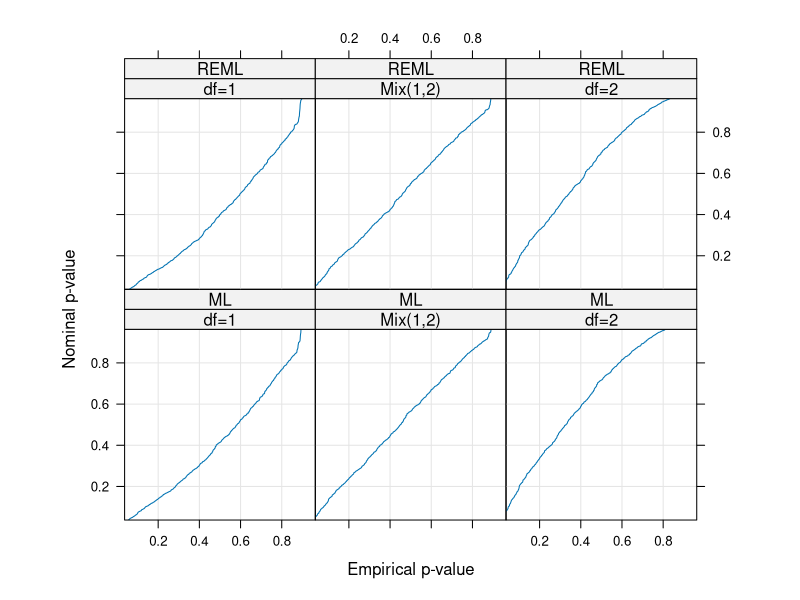
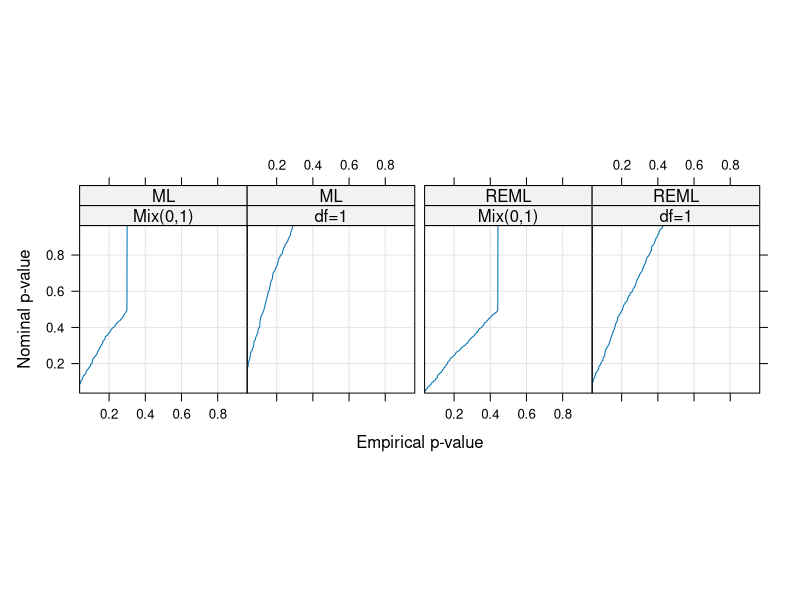
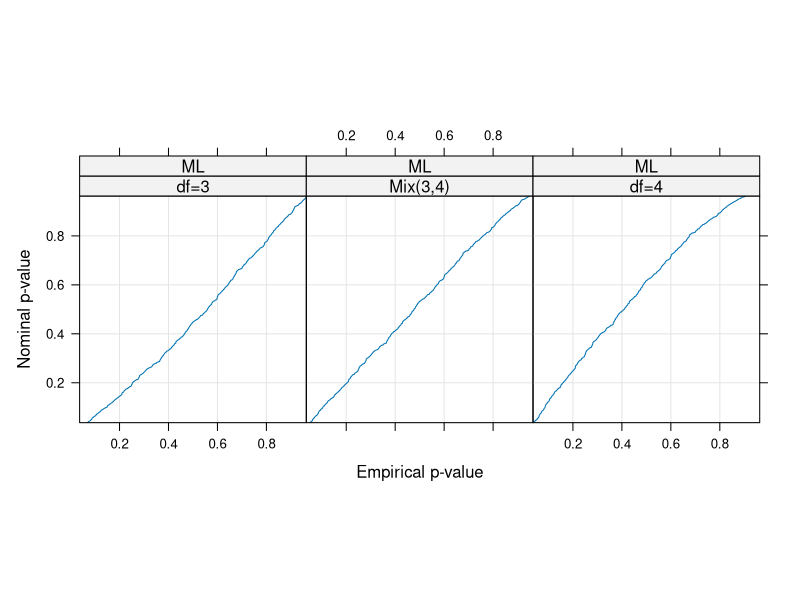

The R source for these figures, in order: (Note: this script raises an error after producing the figures.)
#-*- R -*-

library( nlme )
options( width = 65, digits = 5 )
options( contrasts = c(unordered = "contr.helmert",
         ordered = "contr.poly") )
pdf( file = 'ch02.pdf' )

# Chapter 2    Theory and Computational Methods for Linear Mixed-Effects Models

# 2.2   Likelihood Estimation for LME Models

Xmat <- matrix( c(1, 1, 1, 1, 8, 10, 12, 14), ncol = 2 )
Xmat
Xqr <- qr( Xmat )               # creates a QR structure
qr.R( Xqr )                     # returns R
qr.Q( Xqr )                     # returns Q-truncated
qr.Q( Xqr, complete = TRUE )    # returns the full Q

fm1Rail.lme <- lme( travel ~ 1, data = Rail, random = ~ 1 | Rail,
       control = list( msVerbose = TRUE ) )
fm1Rail.lme <- lme( travel ~ 1, data = Rail, random = ~ 1 | Rail,
   control = list( msVerbose = TRUE, niterEM = 0 ))

fm1Machine <-
  lme( score ~ Machine, data = Machines, random = ~ 1 | Worker )
fm2Machine <- update( fm1Machine, random = ~ 1 | Worker/Machine )
anova( fm1Machine, fm2Machine )

OrthoFem <- Orthodont[ Orthodont$Sex == "Female", ]
fm1OrthF <- lme( distance ~ age, data = OrthoFem,
    random = ~ 1 | Subject )
fm2OrthF <- update( fm1OrthF, random = ~ age | Subject )
orthLRTsim <- simulate.lme( fm1OrthF, m2 = fm2OrthF, nsim = 1000 )
plot( orthLRTsim, df = c(1, 2) )    # produces Figure 2.3

machineLRTsim <- simulate.lme(fm1Machine, m2 = fm2Machine, nsim= 1000)
plot( machineLRTsim, df = c(0, 1),      # produces Figure 2.4
 layout = c(4,1), between = list(x = c(0, 0.5, 0)) )

stoolLRTsim <-
  simulate.lme( list(fixed = effort ~ 1, data = ergoStool,
                     random = ~ 1 | Subject),
                m2 = list(fixed = effort ~ Type),
                method = "ML", nsim = 1000 )
plot( stoolLRTsim, df = c(3, 4) )    # Figure 2.5
data( PBIB, package = 'SASmixed' )
pbibLRTsim <-
    simulate.lme(list( fixed = response ~ 1, data = PBIB,
                       random = ~ 1 | Block ),
                 m2 = list(fixed = response ~ Treatment, data = PBIB,
                           random = ~ 1 | Block),
                 method = "ML", nsim = 1000 )
plot( pbibLRTsim, df = c(14,16,18), weights = FALSE )    # Figure 2.6

summary( fm2Machine )

fm1PBIB <- lme(response ~ Treatment, data = PBIB, random = ~ 1 | Block)
anova( fm1PBIB )
fm2PBIB <- update( fm1PBIB, method = "ML" )
fm3PBIB <- update( fm2PBIB, response ~ 1 )
anova( fm2PBIB, fm3PBIB )
anova( fm2Machine )

# cleanup

proc.time()

